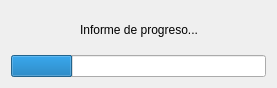
<?xml version="1.0" encoding="UTF-8"?>
<ui version="4.0">
 <class>Dialog</class>
 <widget class="QDialog" name="Dialog">
  <property name="geometry">
   <rect>
    <x>0</x>
    <y>0</y>
    <width>277</width>
    <height>88</height>
   </rect>
  </property>
  <property name="windowTitle">
   <string>Informe Progreso</string>
  </property>
  <property name="modal">
   <bool>false</bool>
  </property>
  <layout class="QVBoxLayout" name="verticalLayout_2">
   <item>
    <layout class="QVBoxLayout" name="verticalLayout">
     <item>
      <layout class="QHBoxLayout" name="horizontalLayout">
       <item>
        <spacer name="horizontalSpacer">
         <property name="orientation">
          <enum>Qt::Horizontal</enum>
         </property>
         <property name="sizeHint" stdset="0">
          <size>
           <width>40</width>
           <height>20</height>
          </size>
         </property>
        </spacer>
       </item>
       <item>
        <widget class="QLabel" name="etiqueta_progreso">
         <property name="text">
          <string>Informe de progreso...</string>
         </property>
        </widget>
       </item>
       <item>
        <spacer name="horizontalSpacer_2">
         <property name="orientation">
          <enum>Qt::Horizontal</enum>
         </property>
         <property name="sizeHint" stdset="0">
          <size>
           <width>40</width>
           <height>20</height>
          </size>
         </property>
        </spacer>
       </item>
      </layout>
     </item>
     <item>
      <widget class="QProgressBar" name="barra_progreso">
       <property name="value">
        <number>24</number>
       </property>
       <property name="textVisible">
        <bool>false</bool>
       </property>
      </widget>
     </item>
    </layout>
   </item>
  </layout>
 </widget>
 <resources/>
 <connections/>
</ui>
